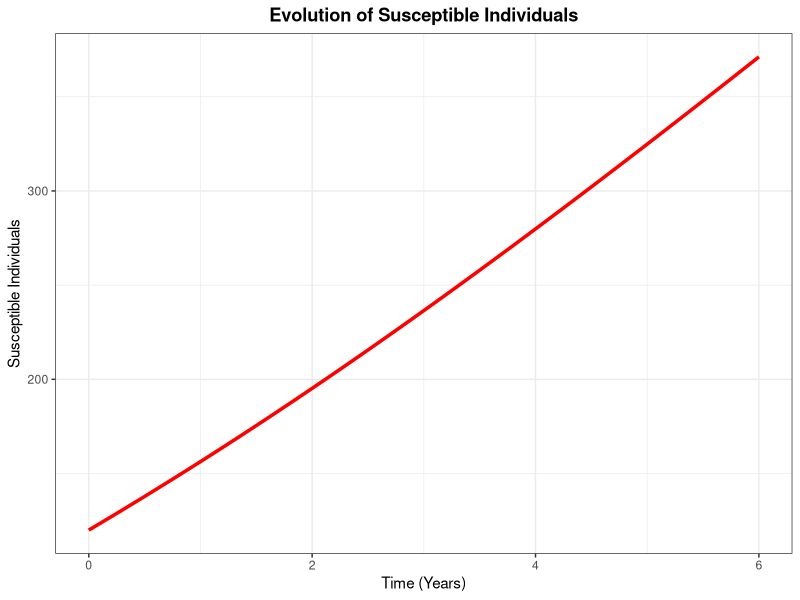
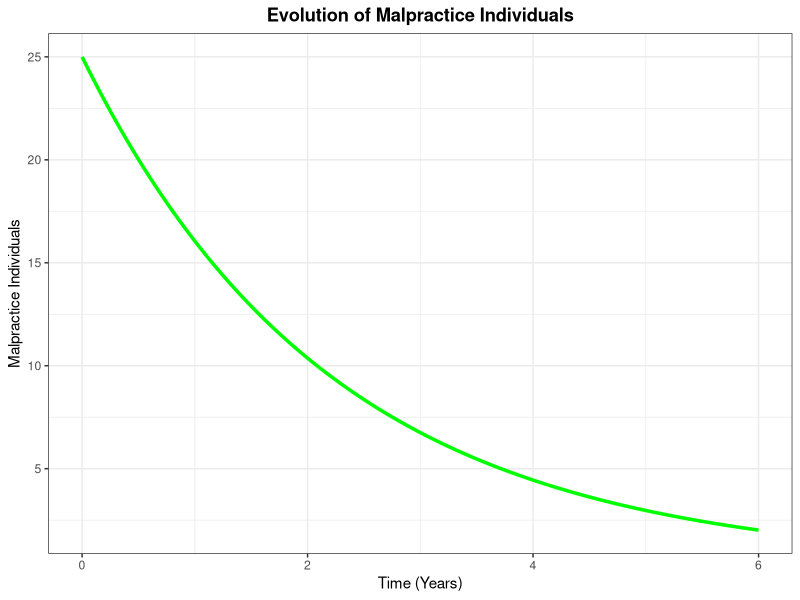
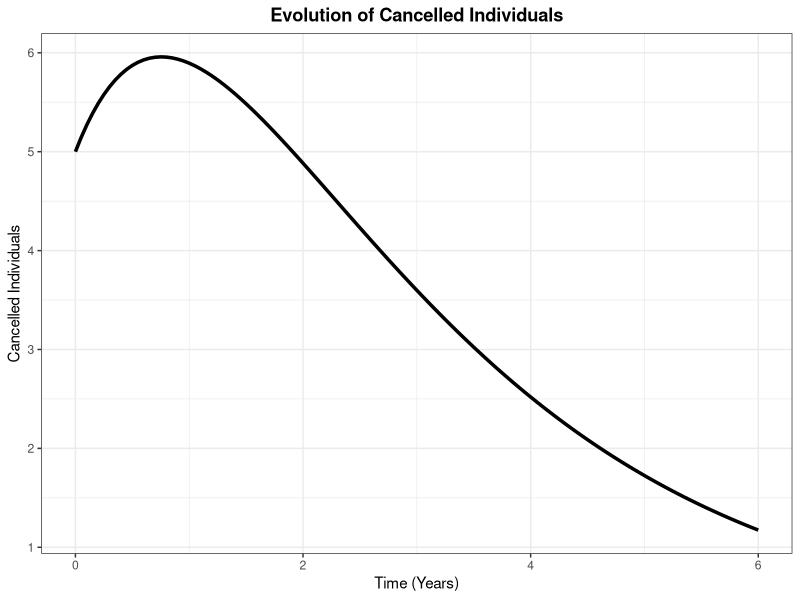
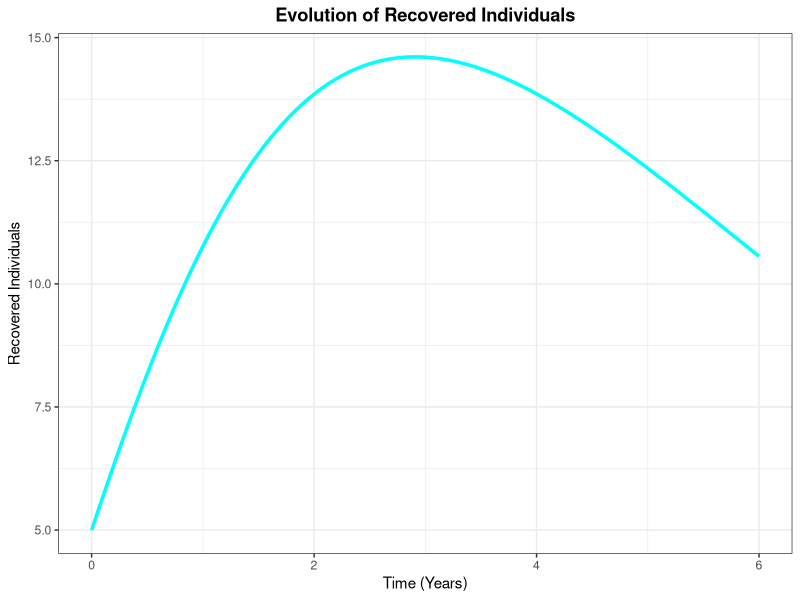
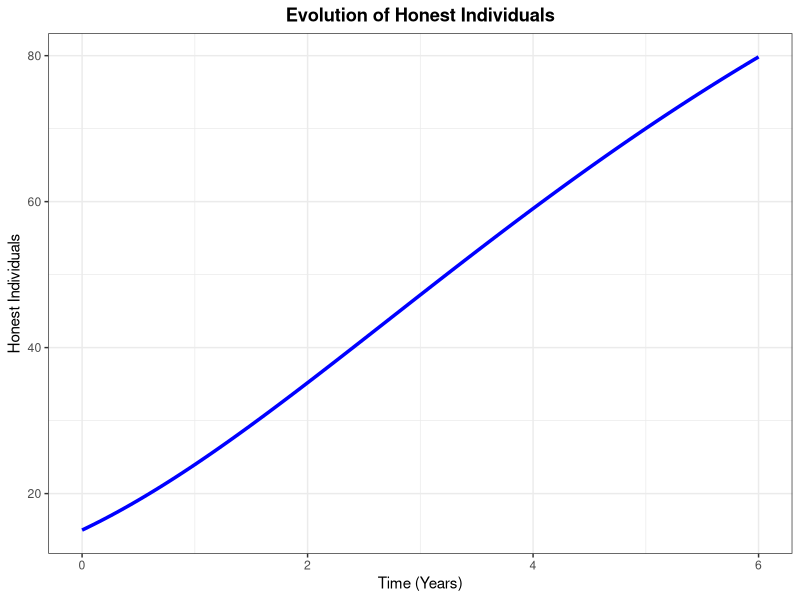
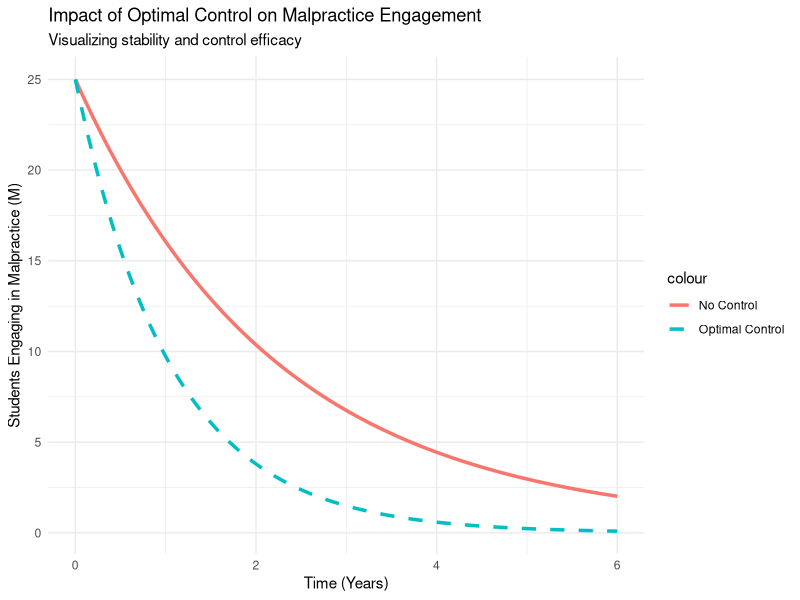
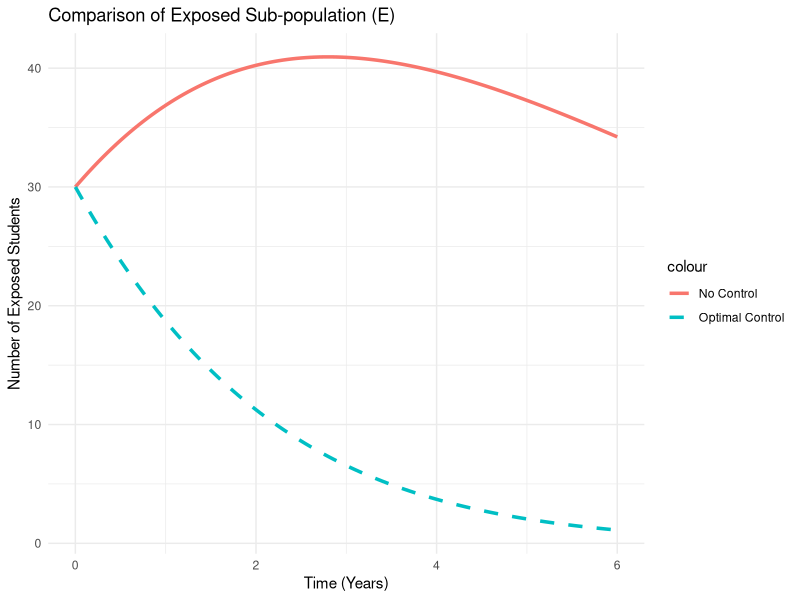
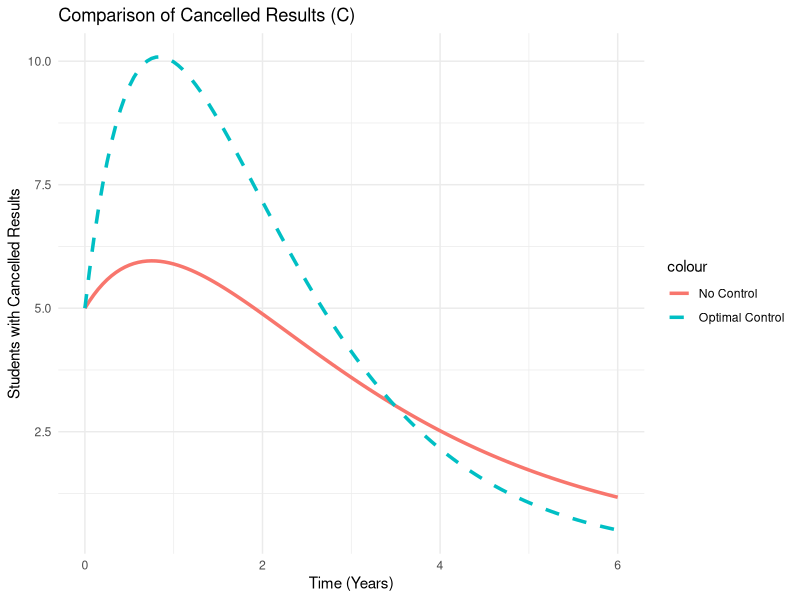

Write R code to recreate these figures, in order.
## ---- chunk 1
library(deSolve)
library(ggplot2)
library(gridExtra)

#  Defining my compartments 
malpractice_model <- function(t, state, parameters) {
  with(as.list(c(state, parameters)), {
    
    dS <- Lambda - beta * S * M + omega * H - mu * S
    dE <- beta * S * M - (tau + sigma + mu) * E
    dM <- sigma * E - (mu + alpha + delta) * M
    dC <- alpha * M - (mu + gamma) * C
    dR <- gamma * C + delta * M - (epsilon + mu) * R
    dH <- tau * E + epsilon * R - omega * H - mu * H
    
    return(list(c(dS, dE, dM, dC, dR, dH)))
  })
}

# 3. Parameters and Initial Conditions adapted from reference and some assumed
params <- c(Lambda = 50.0, mu = 0.0005, beta = 0.005, omega = 0.01,
            tau = 0.2, sigma = 0.0044, alpha = 0.3, delta = 0.15,
            gamma = 0.9, epsilon = 0.3)

# Initial values from the kolan source + Assumed E(0) for your work
initial_state <- c(S = 120, E = 30, M = 25, C = 5, R = 5, H = 15)

# 4. Solve the system for 6 years 
times <- seq(0, 6, by = 0.05)
out <- as.data.frame(ode(y = initial_state, times = times, func = malpractice_model, parms = params))

# 5. Helper Function for Individual Plots 
plot_subpop <- function(data, var, color, title, ylab) {
  ggplot(data, aes_string(x = "time", y = var)) +
    geom_line(color = color, size = 1.2) +
    labs(title = title, x = "Time (Years)", y = ylab) +
    theme_bw() +
    theme(plot.title = element_text(hjust = 0.5, face = "bold"))
}

# Generation of  individual plots 
p2 <- plot_subpop(out, "S", "red", "Evolution of Susceptible Individuals", "Susceptible Individuals")
p_exposed <- plot_subpop(out, "E", "yellow", "Evolution of Exposed Individuals", "Exposed Individuals")
p3 <- plot_subpop(out, "M", "green", "Evolution of Malpractice Individuals", "Malpractice Individuals")
p4 <- plot_subpop(out, "C", "black", "Evolution of Cancelled Individuals", "Cancelled Individuals")
p5 <- plot_subpop(out, "R", "cyan", "Evolution of Recovered Individuals", "Recovered Individuals")
p6 <- plot_subpop(out, "H", "blue", "Evolution of Honest Individuals", "Honest Individuals")

# 6. Combining Plot for easy access
p7 <- ggplot(out, aes(x = time)) +
  geom_line(aes(y = S, color = "Susceptible")) +
  geom_line(aes(y = E, color = "Exposed")) +
  geom_line(aes(y = M, color = "Engaging")) +
  geom_line(aes(y = C, color = "Cancelled")) +
  geom_line(aes(y = R, color = "Recovered")) +
  geom_line(aes(y = H, color = "Honest")) +
  labs(title = "Evolution of Population Sub-Classes", x = "Time (Years)", y = "Populations") +
  scale_color_manual(values = c("Susceptible"="red", "Exposed"="yellow", "Engaging"="green", 
                               "Cancelled"="black", "Recovered"="cyan", "Honest"="blue")) +
  theme_bw() + theme(legend.title = element_blank())

# Display plots
print(p2) # Fig 2
print(p3) # Fig 3
print(p4) # Fig 4
print(p5)#Fig 5
print(p6) #Fig 6
## ---- chunk 2
library(deSolve)
library(ggplot2)

# Define Model with and without control
malpractice_control <- function(t, state, parameters) {
  with(as.list(c(state, parameters)), {
    # w1, w2, w3 are control intensities (0 to 1)
    dS <- Lambda - (1-w1)*beta*S*M + omega*H - mu*S
    dE <- (1-w1)*beta*S*M - (tau + w2 + sigma + mu)*E
    dM <- sigma*E - (mu + alpha + w3 + delta)*M
    dC <- (alpha + w3)*M - (mu + gamma)*C
    dR <- gamma*C + delta*M - (epsilon + mu)*R
    dH <- (tau + w2)*E + epsilon*R - omega*H - mu*H
    return(list(c(dS, dE, dM, dC, dR, dH)))
  })
}

# Parameters 
params_base <- c(Lambda = 50.0, mu = 0.0005, beta = 0.005, omega = 0.01,
                 tau = 0.2, sigma = 0.0044, alpha = 0.3, delta = 0.15,
                 gamma = 0.9, epsilon = 0.3, w1=0, w2=0, w3=0)

# Optimal Control Parameters (e.g., 50% effort in all channels)
params_opt <- params_base
params_opt[c("w1", "w2", "w3")] <- 0.5

# Initial state and time (6 years)
init <- c(S = 120, E = 30, M = 25, C = 5, R = 5, H = 15)
times <- seq(0, 6, by = 0.05)

# Simulate
out_base <- as.data.frame(ode(y = init, times = times, func = malpractice_control, parms = params_base))
out_opt <- as.data.frame(ode(y = init, times = times, func = malpractice_control, parms = params_opt))

# Plotting Comparison for Engaging Class (M)
ggplot() +
  geom_line(data=out_base, aes(x=time, y=M, color="No Control"), size=1.2) +
  geom_line(data=out_opt, aes(x=time, y=M, color="Optimal Control"), linetype="dashed", size=1.2) +
  labs(title="Impact of Optimal Control on Malpractice Engagement",
       subtitle="Visualizing stability and control efficacy",
       x="Time (Years)", y="Students Engaging in Malpractice (M)") +
  theme_minimal()
## ---- chunk 3
library(deSolve)
library(ggplot2)
library(gridExtra)

# 1. Defining the Controlled ODE System 
malpractice_control <- function(t, state, parameters) {
  with(as.list(c(state, parameters)), {
    # w1: Preventive, w2: Detective, w3: Corrective
    dS <- Lambda - (1-w1)*beta*S*M + omega*H - mu*S
    dE <- (1-w1)*beta*S*M - (tau + w2 + sigma + mu)*E
    dM <- sigma*E - (mu + alpha + w3 + delta)*M
    dC <- (alpha + w3)*M - (mu + gamma)*C
    dR <- gamma*C + delta*M - (epsilon + mu)*R
    dH <- (tau + w2)*E + epsilon*R - omega*H - mu*H
    return(list(c(dS, dE, dM, dC, dR, dH)))
  })
}

# 2. Base Parameters and Initial Conditions 
params_base <- c(Lambda = 50.0, mu = 0.0005, beta = 0.005, omega = 0.01,
                 tau = 0.2, sigma = 0.0044, alpha = 0.3, delta = 0.15,
                 gamma = 0.9, epsilon = 0.3, w1=0, w2=0, w3=0)

# Scenario: 50% Control Intensity 
params_opt <- params_base
params_opt[c("w1", "w2", "w3")] <- 0.5

initial_state <- c(S = 120, E = 30, M = 25, C = 5, R = 5, H = 15)
times <- seq(0, 6, by = 0.05)

# 3. Simulate both scenarios
out_no_ctrl <- as.data.frame(ode(y = initial_state, times = times, func = malpractice_control, parms = params_base))
out_opt_ctrl <- as.data.frame(ode(y = initial_state, times = times, func = malpractice_control, parms = params_opt))

# 4. Visualization for Exposed (E) Compartment
p_exposed <- ggplot() +
  geom_line(data=out_no_ctrl, aes(x=time, y=E, color="No Control"), size=1.2) +
  geom_line(data=out_opt_ctrl, aes(x=time, y=E, color="Optimal Control"), linetype="dashed", size=1.2) +
  labs(title="Comparison of Exposed Sub-population (E)", x="Time (Years)", y="Number of Exposed Students") +
  theme_minimal()

# 5. Visualization for Cancelled (C) Compartment
p_cancelled <- ggplot() +
  geom_line(data=out_no_ctrl, aes(x=time, y=C, color="No Control"), size=1.2) +
  geom_line(data=out_opt_ctrl, aes(x=time, y=C, color="Optimal Control"), linetype="dashed", size=1.2) +
  labs(title="Comparison of Cancelled Results (C)", x="Time (Years)", y="Students with Cancelled Results") +
  theme_minimal()

print(p_exposed)
print(p_cancelled)
## ---- chunk 4
library(deSolve)
library(ggplot2)

# 1. Defining the Controlled ODE System 
malpractice_control <- function(t, state, parameters) {
  with(as.list(c(state, parameters)), {
    # w1: Preventive, w2: Detective, w3: Corrective
    dS <- Lambda - (1-w1)*beta*S*M + omega*H - mu*S
    dE <- (1-w1)*beta*S*M - (tau + w2 + sigma + mu)*E
    dM <- sigma*E - (mu + alpha + w3 + delta)*M
    dC <- (alpha + w3)*M - (mu + gamma)*C
    dR <- gamma*C + delta*M - (epsilon + mu)*R
    dH <- (tau + w2)*E + epsilon*R - omega*H - mu*H
    return(list(c(dS, dE, dM, dC, dR, dH)))
  })
}

# 2. Parameters and Initial Conditions 
params_base <- c(Lambda = 50.0, mu = 0.0005, beta = 0.005, omega = 0.01,
                 tau = 0.2, sigma = 0.0044, alpha = 0.3, delta = 0.15,
                 gamma = 0.9, epsilon = 0.3, w1=0, w2=0, w3=0)

# Scenario: 50% Control Intensity for Optimal Control
params_opt <- params_base
params_opt[c("w1", "w2", "w3")] <- 0.5

initial_state <- c(S = 120, E = 30, M = 25, C = 5, R = 5, H = 15)
times <- seq(0, 6, by = 0.05)

# 3. Solve for both scenarios
out_no_ctrl <- as.data.frame(ode(y = initial_state, times = times, func = malpractice_control, parms = params_base))
out_opt_ctrl <- as.data.frame(ode(y = initial_state, times = times, func = malpractice_control, parms = params_opt))

# 4. Graph 1: Comparison for Exposed (E) Compartment
ggplot() +
  geom_line(data=out_no_ctrl, aes(x=time, y=E, color="No Control"), size=1.2) +
  geom_line(data=out_opt_ctrl, aes(x=time, y=E, color="Optimal Control"), linetype="dashed", size=1.2) +
  labs(title="Comparison of Exposed Sub-population (E)", 
       subtitle="Impact of Preventive (w1) and Detective (w2) Controls",
       x="Time (Years)", y="Exposed Students") +
  theme_minimal()

# 5. Graph 2: Comparison for Cancelled (C) Compartment
ggplot() +
  geom_line(data=out_no_ctrl, aes(x=time, y=C, color="No Control"), size=1.2) +
  geom_line(data=out_opt_ctrl, aes(x=time, y=C, color="Optimal Control"), linetype="dashed", size=1.2) +
  labs(title="Comparison of Cancelled Results (C)", 
       subtitle="Impact of Corrective Control (w3)",
       x="Time (Years)", y="Students with Cancelled Results") +
  theme_minimal()
## ---- chunk 5
library(deSolve)
library(ggplot2)

# 1. Defining the Controlled ODE System 
malpractice_control <- function(t, state, parameters) {
  with(as.list(c(state, parameters)), {
    # w1: Preventive, w2: Detective, w3: Corrective
    dS <- Lambda - (1-w1)*beta*S*M + omega*H - mu*S
    dE <- (1-w1)*beta*S*M - (tau + w2 + sigma + mu)*E
    dM <- sigma*E - (mu + alpha + w3 + delta)*M
    dC <- (alpha + w3)*M - (mu + gamma)*C
    dR <- gamma*C + delta*M - (epsilon + mu)*R
    dH <- (tau + w2)*E + epsilon*R - omega*H - mu*H
    return(list(c(dS, dE, dM, dC, dR, dH)))
  })
}

# 2. Parameters and Initial Conditions
params_base <- c(Lambda = 50.0, mu = 0.0005, beta = 0.005, omega = 0.01,
                 tau = 0.2, sigma = 0.0044, alpha = 0.3, delta = 0.15,
                 gamma = 0.9, epsilon = 0.3, w1=0, w2=0, w3=0)

# Scenario: 50% Control Intensity (w1, w2, w3 = 0.5)
params_opt <- params_base
params_opt[c("w1", "w2", "w3")] <- 0.5

initial_state <- c(S = 120, E = 30, M = 25, C = 5, R = 5, H = 15)
times <- seq(0, 6, by = 0.05)

# 3. Here we Solve for No Control and Optimal Control
out_no_ctrl <- as.data.frame(ode(y = initial_state, times = times, func = malpractice_control, parms = params_base))
out_opt_ctrl <- as.data.frame(ode(y = initial_state, times = times, func = malpractice_control, parms = params_opt))


# 4. This is for the Graphing: Comparison for Honest (H) Compartment
ggplot() +
  geom_line(data=out_no_ctrl, aes(x=time, y=H, color="No Control"), size=1.2) +
  geom_line(data=out_opt_ctrl, aes(x=time, y=H, color="Optimal Control"), linetype="dashed", size=1.2) +
  labs(title="Comparison of Honest Student Population (H)", 
       subtitle="Impact of Detective (w2) and Corrective (w3) Controls",
       x="Time (Years)", y="Number of Honest Students") +
  theme_minimal() +
  scale_color_manual(values = c("No Control" = "darkgreen", "Optimal Control" = "blue"))
